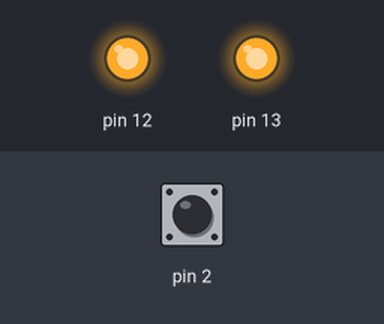
Simulated run of this sketch. Board: Arduino Uno, built with avr-gcc and run on an emulated ATmega328P. Shown: output pins drawn as LEDs (lit = HIGH). Inputs (shaded band) come from the test bench; at power-on: pin 2 HIGH.

Above: at 1.2 s.
1.3 s: pin 2 pulsed LOW 2 times (0.12 s each, 0.3 s apart)
At 2.2 s:
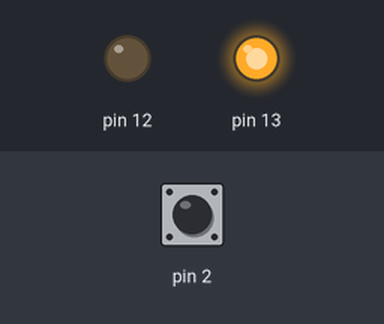
At 4.7 s:
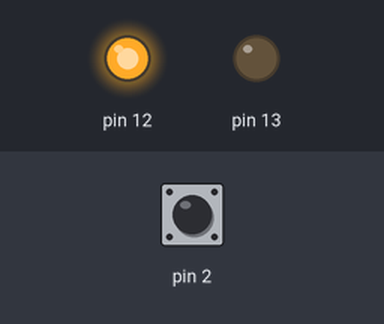
Timing chart, 0 to 6.3 s (numbered marks = the images above; inputs shaded):
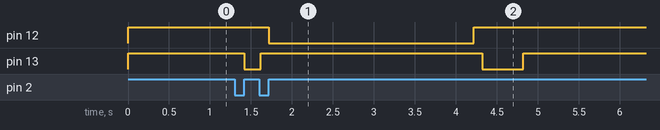

Measured:
- after the input at 1.3 s, pin 12: HIGH → LOW after 0.42 s, → HIGH 2.5 s later; pin 13: HIGH → LOW after 0.12 s, → HIGH 0.20 s later, → LOW 2.7 s later, → HIGH 0.50 s later

The sketch:

pot1.ino
```cpp
void setup() {
  // put your setup code here, to run once:
  pinMode(13,OUTPUT);
  digitalWrite(13,HIGH);
  pinMode(12,OUTPUT);
  digitalWrite(12,HIGH);
}
int s = 0;
void loop() {
  // put your main code here, to run repeatedly:

  if(digitalRead(2)==LOW) {
    s=s+1;
    if(s>2)
     s=0;
    delay(20);
    while(digitalRead(2)==LOW) {}
  }
  if (s==1) {
    digitalWrite(13, LOW);
    delay(100);
    digitalWrite(13, HIGH);
  }
  if (s==2) {
    digitalWrite(12, LOW);
    delay(2500);
    digitalWrite(12,HIGH);
    delay(100);
    digitalWrite(13, LOW);
    delay(500);
    digitalWrite(13, HIGH);
    s = 0;
  }
}
```
